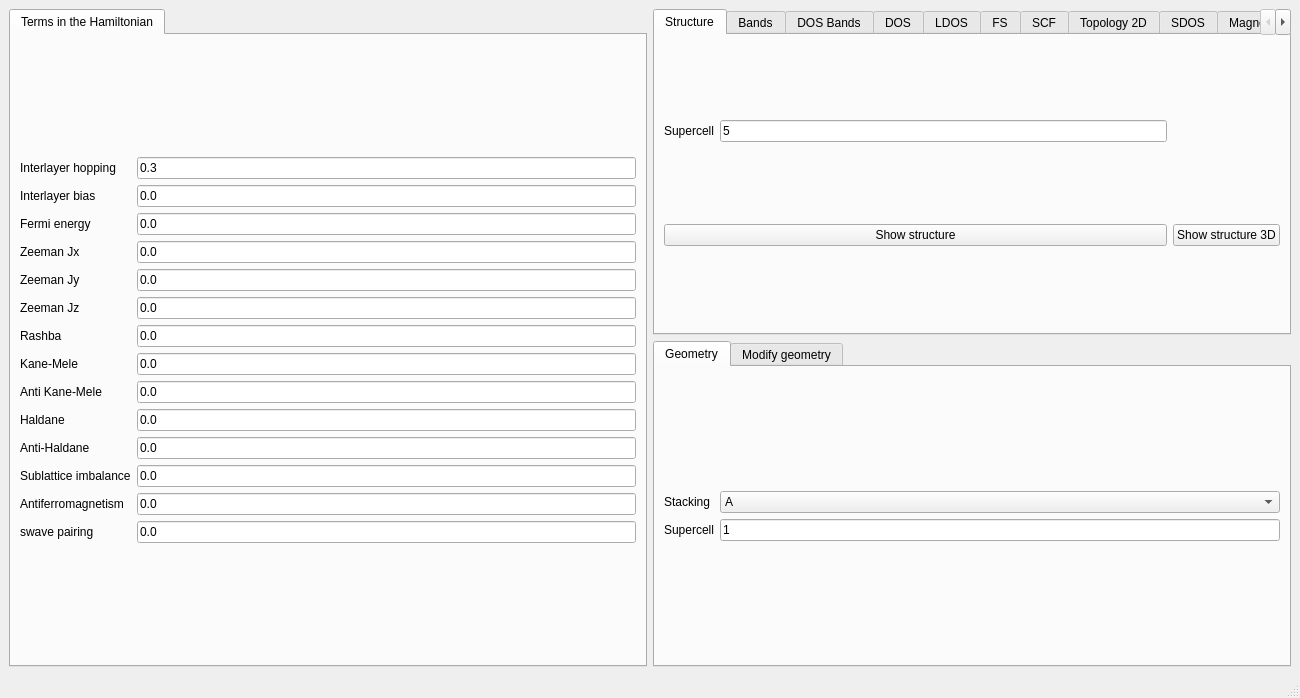
<?xml version="1.0" encoding="UTF-8"?>
<ui version="4.0">
 <class>MainWindow</class>
 <widget class="QMainWindow" name="MainWindow">
  <property name="geometry">
   <rect>
    <x>0</x>
    <y>0</y>
    <width>1300</width>
    <height>698</height>
   </rect>
  </property>
  <property name="windowTitle">
   <string>Multilayer graphene</string>
  </property>
  <widget class="QWidget" name="centralwidget">
   <layout class="QGridLayout" name="gridLayout_6">
    <item row="0" column="0" rowspan="2">
     <widget class="QTabWidget" name="tabWidget_2">
      <property name="currentIndex">
       <number>0</number>
      </property>
      <widget class="QWidget" name="tab_3">
       <attribute name="title">
        <string>Terms in the Hamiltonian</string>
       </attribute>
       <layout class="QGridLayout" name="gridLayout_24">
        <item row="0" column="0">
         <layout class="QGridLayout" name="gridLayout">
          <item row="11" column="0">
           <widget class="QLabel" name="label_12">
            <property name="text">
             <string>Sublattice imbalance</string>
            </property>
           </widget>
          </item>
          <item row="13" column="1">
           <widget class="QLineEdit" name="swave">
            <property name="text">
             <string>0.0</string>
            </property>
           </widget>
          </item>
          <item row="5" column="1">
           <widget class="QLineEdit" name="Bz">
            <property name="text">
             <string>0.0</string>
            </property>
           </widget>
          </item>
          <item row="3" column="1">
           <widget class="QLineEdit" name="Bx">
            <property name="text">
             <string>0.0</string>
            </property>
           </widget>
          </item>
          <item row="5" column="0">
           <widget class="QLabel" name="label_5">
            <property name="text">
             <string>Zeeman Jz</string>
            </property>
           </widget>
          </item>
          <item row="11" column="1">
           <widget class="QLineEdit" name="mAB">
            <property name="text">
             <string>0.0</string>
            </property>
           </widget>
          </item>
          <item row="4" column="1">
           <widget class="QLineEdit" name="By">
            <property name="text">
             <string>0.0</string>
            </property>
           </widget>
          </item>
          <item row="2" column="0">
           <widget class="QLabel" name="label">
            <property name="text">
             <string>Fermi energy</string>
            </property>
           </widget>
          </item>
          <item row="7" column="1">
           <widget class="QLineEdit" name="kanemele">
            <property name="text">
             <string>0.0</string>
            </property>
           </widget>
          </item>
          <item row="9" column="0">
           <widget class="QLabel" name="label_24">
            <property name="text">
             <string>Haldane</string>
            </property>
           </widget>
          </item>
          <item row="10" column="1">
           <widget class="QLineEdit" name="antihaldane">
            <property name="text">
             <string>0.0</string>
            </property>
           </widget>
          </item>
          <item row="13" column="0">
           <widget class="QLabel" name="label_26">
            <property name="text">
             <string>swave pairing</string>
            </property>
           </widget>
          </item>
          <item row="2" column="1">
           <widget class="QLineEdit" name="fermi">
            <property name="enabled">
             <bool>true</bool>
            </property>
            <property name="text">
             <string>0.0</string>
            </property>
           </widget>
          </item>
          <item row="6" column="1">
           <widget class="QLineEdit" name="rashba">
            <property name="text">
             <string>0.0</string>
            </property>
           </widget>
          </item>
          <item row="9" column="1">
           <widget class="QLineEdit" name="haldane">
            <property name="text">
             <string>0.0</string>
            </property>
           </widget>
          </item>
          <item row="12" column="1">
           <widget class="QLineEdit" name="mAF">
            <property name="text">
             <string>0.0</string>
            </property>
           </widget>
          </item>
          <item row="6" column="0">
           <widget class="QLabel" name="label_10">
            <property name="text">
             <string>Rashba</string>
            </property>
           </widget>
          </item>
          <item row="7" column="0">
           <widget class="QLabel" name="label_11">
            <property name="text">
             <string>Kane-Mele</string>
            </property>
           </widget>
          </item>
          <item row="3" column="0">
           <widget class="QLabel" name="label_3">
            <property name="text">
             <string>Zeeman Jx</string>
            </property>
           </widget>
          </item>
          <item row="4" column="0">
           <widget class="QLabel" name="label_4">
            <property name="text">
             <string>Zeeman Jy</string>
            </property>
           </widget>
          </item>
          <item row="12" column="0">
           <widget class="QLabel" name="label_13">
            <property name="text">
             <string>Antiferromagnetism</string>
            </property>
           </widget>
          </item>
          <item row="10" column="0">
           <widget class="QLabel" name="label_25">
            <property name="text">
             <string>Anti-Haldane</string>
            </property>
           </widget>
          </item>
          <item row="0" column="0">
           <widget class="QLabel" name="label_16">
            <property name="text">
             <string>Interlayer hopping</string>
            </property>
           </widget>
          </item>
          <item row="0" column="1">
           <widget class="QLineEdit" name="interlayer">
            <property name="text">
             <string>0.3</string>
            </property>
           </widget>
          </item>
          <item row="1" column="0">
           <widget class="QLabel" name="label_39">
            <property name="text">
             <string>Interlayer bias</string>
            </property>
           </widget>
          </item>
          <item row="1" column="1">
           <widget class="QLineEdit" name="bias">
            <property name="text">
             <string>0.0</string>
            </property>
           </widget>
          </item>
          <item row="8" column="1">
           <widget class="QLineEdit" name="antikanemele">
            <property name="text">
             <string>0.0</string>
            </property>
           </widget>
          </item>
          <item row="8" column="0">
           <widget class="QLabel" name="label_41">
            <property name="text">
             <string>Anti Kane-Mele</string>
            </property>
           </widget>
          </item>
         </layout>
        </item>
       </layout>
      </widget>
     </widget>
    </item>
    <item row="0" column="1">
     <widget class="QTabWidget" name="tabWidget_3">
      <property name="currentIndex">
       <number>0</number>
      </property>
      <widget class="QWidget" name="tab_4">
       <attribute name="title">
        <string>Structure</string>
       </attribute>
       <layout class="QGridLayout" name="gridLayout_19">
        <item row="0" column="0">
         <layout class="QGridLayout" name="gridLayout_3">
          <item row="0" column="1">
           <widget class="QLineEdit" name="nsuper_struct">
            <property name="text">
             <string>5</string>
            </property>
           </widget>
          </item>
          <item row="0" column="0">
           <widget class="QLabel" name="label_7">
            <property name="text">
             <string>Supercell</string>
            </property>
           </widget>
          </item>
         </layout>
        </item>
        <item row="1" column="0">
         <widget class="QPushButton" name="show_structure">
          <property name="text">
           <string>Show structure</string>
          </property>
         </widget>
        </item>
        <item row="1" column="1">
         <widget class="QPushButton" name="show_structure_3d">
          <property name="text">
           <string>Show structure 3D</string>
          </property>
         </widget>
        </item>
       </layout>
      </widget>
      <widget class="QWidget" name="tab_5">
       <attribute name="title">
        <string>Bands</string>
       </attribute>
       <layout class="QGridLayout" name="gridLayout_20">
        <item row="0" column="0">
         <widget class="QPushButton" name="show_bands">
          <property name="text">
           <string>Band structure</string>
          </property>
         </widget>
        </item>
        <item row="1" column="0">
         <layout class="QGridLayout" name="gridLayout_2">
          <item row="0" column="0">
           <widget class="QLabel" name="label_15">
            <property name="text">
             <string>Operator</string>
            </property>
           </widget>
          </item>
          <item row="0" column="1">
           <widget class="QComboBox" name="bands_color">
            <property name="currentIndex">
             <number>0</number>
            </property>
            <item>
             <property name="text">
              <string>None</string>
             </property>
            </item>
            <item>
             <property name="text">
              <string>Sx</string>
             </property>
            </item>
            <item>
             <property name="text">
              <string>Sy</string>
             </property>
            </item>
            <item>
             <property name="text">
              <string>Sz</string>
             </property>
            </item>
            <item>
             <property name="text">
              <string>Valley</string>
             </property>
            </item>
           </widget>
          </item>
          <item row="2" column="0">
           <widget class="QLabel" name="label_9">
            <property name="text">
             <string># kpoints</string>
            </property>
           </widget>
          </item>
          <item row="2" column="1">
           <widget class="QLineEdit" name="nk_bands">
            <property name="text">
             <string>100</string>
            </property>
           </widget>
          </item>
          <item row="1" column="1">
           <widget class="QComboBox" name="bands_colormap"/>
          </item>
          <item row="1" column="0">
           <widget class="QLabel" name="label_42">
            <property name="text">
             <string>Colormap</string>
            </property>
           </widget>
          </item>
         </layout>
        </item>
       </layout>
      </widget>
      <widget class="QWidget" name="tab_9">
       <attribute name="title">
        <string>DOS Bands</string>
       </attribute>
       <layout class="QGridLayout" name="gridLayout_18">
        <item row="0" column="0">
         <layout class="QGridLayout" name="gridLayout_11">
          <item row="0" column="1">
           <widget class="QLineEdit" name="delta_kbands">
            <property name="text">
             <string>0.01</string>
            </property>
           </widget>
          </item>
          <item row="0" column="0">
           <widget class="QLabel" name="label_27">
            <property name="text">
             <string>Smearing</string>
            </property>
           </widget>
          </item>
          <item row="1" column="1">
           <widget class="QLineEdit" name="ne_kbands">
            <property name="text">
             <string>400</string>
            </property>
           </widget>
          </item>
          <item row="1" column="0">
           <widget class="QLabel" name="label_28">
            <property name="text">
             <string># of energies</string>
            </property>
           </widget>
          </item>
          <item row="2" column="0">
           <widget class="QLabel" name="label_29">
            <property name="text">
             <string>Energy window</string>
            </property>
           </widget>
          </item>
          <item row="2" column="1">
           <widget class="QLineEdit" name="window_kbands">
            <property name="text">
             <string>3.0</string>
            </property>
           </widget>
          </item>
          <item row="3" column="0">
           <widget class="QLabel" name="label_30">
            <property name="text">
             <string>KPM scale</string>
            </property>
           </widget>
          </item>
          <item row="3" column="1">
           <widget class="QLineEdit" name="scale_kbands">
            <property name="text">
             <string>10.0</string>
            </property>
           </widget>
          </item>
          <item row="4" column="0">
           <widget class="QLabel" name="label_31">
            <property name="text">
             <string># vectors</string>
            </property>
           </widget>
          </item>
          <item row="4" column="1">
           <widget class="QLineEdit" name="nv_kbands">
            <property name="text">
             <string>10</string>
            </property>
           </widget>
          </item>
         </layout>
        </item>
        <item row="0" column="1">
         <widget class="QPushButton" name="show_dosbands">
          <property name="toolTip">
           <string>This is equivalent to band structure calculation, but it can be applied for very large systems</string>
          </property>
          <property name="text">
           <string>Show DOS Bands</string>
          </property>
         </widget>
        </item>
       </layout>
      </widget>
      <widget class="QWidget" name="tab_6">
       <attribute name="title">
        <string>DOS</string>
       </attribute>
       <layout class="QVBoxLayout" name="verticalLayout_2">
        <item>
         <layout class="QGridLayout" name="gridLayout_36">
          <item row="0" column="0">
           <widget class="QLabel" name="label_50">
            <property name="text">
             <string># of kpoints</string>
            </property>
           </widget>
          </item>
          <item row="1" column="0">
           <widget class="QLabel" name="label_51">
            <property name="text">
             <string>Energy window</string>
            </property>
           </widget>
          </item>
          <item row="1" column="1">
           <widget class="QLineEdit" name="dos_ewindow">
            <property name="text">
             <string>3.0</string>
            </property>
           </widget>
          </item>
          <item row="2" column="1">
           <widget class="QLineEdit" name="dos_delta">
            <property name="text">
             <string>0.01</string>
            </property>
           </widget>
          </item>
          <item row="2" column="0">
           <widget class="QLabel" name="label_48">
            <property name="text">
             <string>Smearing</string>
            </property>
           </widget>
          </item>
          <item row="0" column="1">
           <widget class="QLineEdit" name="dos_nk">
            <property name="text">
             <string>100</string>
            </property>
           </widget>
          </item>
         </layout>
        </item>
        <item>
         <widget class="QPushButton" name="show_dos">
          <property name="text">
           <string>Density of states</string>
          </property>
         </widget>
        </item>
       </layout>
      </widget>
      <widget class="QWidget" name="tab_14">
       <attribute name="title">
        <string>LDOS</string>
       </attribute>
       <layout class="QHBoxLayout" name="horizontalLayout">
        <item>
         <layout class="QGridLayout" name="gridLayout_35">
          <item row="0" column="1">
           <widget class="QLineEdit" name="ne_ldos">
            <property name="text">
             <string>300</string>
            </property>
           </widget>
          </item>
          <item row="3" column="1">
           <widget class="QLineEdit" name="delta_ldos">
            <property name="text">
             <string>0.1</string>
            </property>
           </widget>
          </item>
          <item row="3" column="0">
           <widget class="QLabel" name="label_43">
            <property name="text">
             <string>Smearing</string>
            </property>
           </widget>
          </item>
          <item row="1" column="1">
           <widget class="QLineEdit" name="nk_ldos">
            <property name="text">
             <string>20</string>
            </property>
           </widget>
          </item>
          <item row="0" column="0">
           <widget class="QLabel" name="label_44">
            <property name="text">
             <string># of energies</string>
            </property>
           </widget>
          </item>
          <item row="1" column="0">
           <widget class="QLabel" name="label_45">
            <property name="text">
             <string># of kpoints</string>
            </property>
           </widget>
          </item>
          <item row="2" column="0">
           <widget class="QLabel" name="label_46">
            <property name="text">
             <string>Energy window</string>
            </property>
           </widget>
          </item>
          <item row="2" column="1">
           <widget class="QLineEdit" name="window_ldos">
            <property name="text">
             <string>1.0</string>
            </property>
           </widget>
          </item>
          <item row="4" column="1">
           <widget class="QLineEdit" name="nsuper_ldos">
            <property name="text">
             <string>1</string>
            </property>
           </widget>
          </item>
          <item row="4" column="0">
           <widget class="QLabel" name="label_47">
            <property name="text">
             <string>Supercell</string>
            </property>
           </widget>
          </item>
         </layout>
        </item>
        <item>
         <widget class="QPushButton" name="show_interactive_ldos">
          <property name="text">
           <string>Show LDOS</string>
          </property>
         </widget>
        </item>
       </layout>
      </widget>
      <widget class="QWidget" name="tab_17">
       <attribute name="title">
        <string>FS</string>
       </attribute>
       <layout class="QGridLayout" name="gridLayout_17">
        <item row="0" column="0">
         <layout class="QGridLayout" name="gridLayout_5">
          <item row="0" column="1">
           <widget class="QLineEdit" name="fs_ewindow">
            <property name="text">
             <string>2.0</string>
            </property>
           </widget>
          </item>
          <item row="1" column="1">
           <widget class="QLineEdit" name="fs_delta">
            <property name="text">
             <string>0.05</string>
            </property>
           </widget>
          </item>
          <item row="2" column="1">
           <widget class="QLineEdit" name="fs_nk">
            <property name="text">
             <string>30</string>
            </property>
           </widget>
          </item>
          <item row="0" column="0">
           <widget class="QLabel" name="label_53">
            <property name="text">
             <string>Energy window</string>
            </property>
           </widget>
          </item>
          <item row="1" column="0">
           <widget class="QLabel" name="label_55">
            <property name="text">
             <string>Smearing</string>
            </property>
           </widget>
          </item>
          <item row="2" column="0">
           <widget class="QLabel" name="label_56">
            <property name="text">
             <string>Number of kpoints</string>
            </property>
           </widget>
          </item>
          <item row="3" column="0" colspan="2">
           <widget class="QPushButton" name="show_fermi_surface">
            <property name="text">
             <string>Show Fermi surface</string>
            </property>
           </widget>
          </item>
         </layout>
        </item>
       </layout>
      </widget>
      <widget class="QWidget" name="tab_8">
       <attribute name="title">
        <string>SCF</string>
       </attribute>
       <layout class="QGridLayout" name="gridLayout_15">
        <item row="0" column="0">
         <widget class="QTabWidget" name="tabWidget_4">
          <property name="currentIndex">
           <number>1</number>
          </property>
          <widget class="QWidget" name="tab_12">
           <attribute name="title">
            <string>Basic</string>
           </attribute>
           <layout class="QGridLayout" name="gridLayout_14">
            <item row="0" column="0" colspan="2">
             <layout class="QGridLayout" name="gridLayout_10">
              <item row="0" column="1">
               <widget class="QComboBox" name="scf_initialization">
                <item>
                 <property name="text">
                  <string>antiferro</string>
                 </property>
                </item>
                <item>
                 <property name="text">
                  <string>ferro</string>
                 </property>
                </item>
                <item>
                 <property name="text">
                  <string>random</string>
                 </property>
                </item>
               </widget>
              </item>
              <item row="0" column="0">
               <widget class="QLabel" name="label_22">
                <property name="text">
                 <string>Initialization</string>
                </property>
               </widget>
              </item>
              <item row="1" column="0">
               <widget class="QLabel" name="label_23">
                <property name="text">
                 <string>Hubbard</string>
                </property>
               </widget>
              </item>
              <item row="1" column="1">
               <widget class="QLineEdit" name="hubbard">
                <property name="text">
                 <string>2.0</string>
                </property>
               </widget>
              </item>
              <item row="2" column="0">
               <widget class="QLabel" name="label_34">
                <property name="text">
                 <string>Filling</string>
                </property>
               </widget>
              </item>
              <item row="2" column="1">
               <widget class="QLineEdit" name="filling_scf">
                <property name="text">
                 <string>0.5</string>
                </property>
               </widget>
              </item>
             </layout>
            </item>
            <item row="1" column="0">
             <widget class="QCheckBox" name="do_scf">
              <property name="text">
               <string>Include mean field</string>
              </property>
             </widget>
            </item>
            <item row="1" column="1">
             <widget class="QPushButton" name="solve_scf">
              <property name="text">
               <string>Solve SCF</string>
              </property>
             </widget>
            </item>
           </layout>
          </widget>
          <widget class="QWidget" name="tab_11">
           <attribute name="title">
            <string>Convergence</string>
           </attribute>
           <layout class="QGridLayout" name="gridLayout_16">
            <item row="0" column="0">
             <layout class="QGridLayout" name="gridLayout_12">
              <item row="0" column="0">
               <widget class="QLabel" name="label_32">
                <property name="text">
                 <string>Mixing</string>
                </property>
               </widget>
              </item>
              <item row="1" column="0">
               <widget class="QLabel" name="label_2">
                <property name="text">
                 <string># of kpoints</string>
                </property>
               </widget>
              </item>
              <item row="1" column="1">
               <widget class="QLineEdit" name="nk_scf">
                <property name="text">
                 <string>10</string>
                </property>
               </widget>
              </item>
              <item row="0" column="1">
               <widget class="QLineEdit" name="mix_scf">
                <property name="text">
                 <string>0.9</string>
                </property>
               </widget>
              </item>
              <item row="2" column="0">
               <widget class="QLabel" name="label_33">
                <property name="text">
                 <string>Smearing</string>
                </property>
               </widget>
              </item>
              <item row="2" column="1">
               <widget class="QLineEdit" name="smearing_scf">
                <property name="text">
                 <string>0.01</string>
                </property>
               </widget>
              </item>
             </layout>
            </item>
           </layout>
          </widget>
         </widget>
        </item>
       </layout>
      </widget>
      <widget class="QWidget" name="tab_10">
       <attribute name="title">
        <string>Topology 2D</string>
       </attribute>
       <layout class="QGridLayout" name="gridLayout_21">
        <item row="0" column="0">
         <layout class="QGridLayout" name="gridLayout_8">
          <item row="0" column="1">
           <widget class="QLineEdit" name="topology_nk">
            <property name="text">
             <string>400</string>
            </property>
           </widget>
          </item>
          <item row="0" column="0">
           <widget class="QLabel" name="label_19">
            <property name="text">
             <string># kpoints</string>
            </property>
           </widget>
          </item>
          <item row="1" column="0">
           <widget class="QLabel" name="label_35">
            <property name="text">
             <string>Operator</string>
            </property>
           </widget>
          </item>
          <item row="1" column="1">
           <widget class="QComboBox" name="topology_operator">
            <item>
             <property name="text">
              <string>None</string>
             </property>
            </item>
            <item>
             <property name="text">
              <string>Sz</string>
             </property>
            </item>
            <item>
             <property name="text">
              <string>Valley</string>
             </property>
            </item>
           </widget>
          </item>
         </layout>
        </item>
        <item row="0" column="1">
         <layout class="QGridLayout" name="gridLayout_7">
          <item row="3" column="0">
           <widget class="QPushButton" name="show_chern">
            <property name="enabled">
             <bool>true</bool>
            </property>
            <property name="text">
             <string>Chern number</string>
            </property>
           </widget>
          </item>
          <item row="2" column="0">
           <widget class="QPushButton" name="show_z2">
            <property name="text">
             <string>Z2 invariant</string>
            </property>
           </widget>
          </item>
          <item row="1" column="0">
           <widget class="QPushButton" name="show_berry2d">
            <property name="text">
             <string>2D Berry curvature</string>
            </property>
           </widget>
          </item>
          <item row="0" column="0">
           <widget class="QPushButton" name="show_berry1d">
            <property name="text">
             <string>1D Berry curvature</string>
            </property>
           </widget>
          </item>
         </layout>
        </item>
       </layout>
      </widget>
      <widget class="QWidget" name="tab">
       <attribute name="title">
        <string>SDOS</string>
       </attribute>
       <layout class="QGridLayout" name="gridLayout_22">
        <item row="0" column="0">
         <layout class="QGridLayout" name="gridLayout_9">
          <item row="0" column="1">
           <widget class="QLineEdit" name="kdos_ewindow">
            <property name="text">
             <string>0.5</string>
            </property>
           </widget>
          </item>
          <item row="0" column="0">
           <widget class="QLabel" name="label_20">
            <property name="text">
             <string>Energy window</string>
            </property>
           </widget>
          </item>
          <item row="1" column="1">
           <widget class="QLineEdit" name="kdos_mesh">
            <property name="text">
             <string>100</string>
            </property>
           </widget>
          </item>
          <item row="1" column="0">
           <widget class="QLabel" name="label_21">
            <property name="text">
             <string># of points</string>
            </property>
           </widget>
          </item>
          <item row="2" column="1">
           <widget class="QComboBox" name="kdos_colormap"/>
          </item>
          <item row="2" column="0">
           <widget class="QLabel" name="label_49">
            <property name="text">
             <string>Colormap</string>
            </property>
           </widget>
          </item>
         </layout>
        </item>
        <item row="1" column="0">
         <widget class="QPushButton" name="show_kdos">
          <property name="text">
           <string>Show Surface DOS</string>
          </property>
         </widget>
        </item>
       </layout>
      </widget>
      <widget class="QWidget" name="tab_13">
       <attribute name="title">
        <string>Magnetism</string>
       </attribute>
       <layout class="QGridLayout" name="gridLayout_23">
        <item row="0" column="0">
         <widget class="QPushButton" name="show_magnetism">
          <property name="text">
           <string>Show magnetism</string>
          </property>
         </widget>
        </item>
       </layout>
      </widget>
      <widget class="QWidget" name="tab_15">
       <attribute name="title">
        <string>Sweep</string>
       </attribute>
       <layout class="QHBoxLayout" name="horizontalLayout_2">
        <item>
         <layout class="QGridLayout" name="gridLayout_26">
          <item row="0" column="0">
           <widget class="QLabel" name="label_17">
            <property name="text">
             <string>Parameter</string>
            </property>
           </widget>
          </item>
          <item row="0" column="1">
           <widget class="QComboBox" name="sweep_parameter">
            <item>
             <property name="text">
              <string>Sublattice imbalance</string>
             </property>
            </item>
            <item>
             <property name="text">
              <string>Jx</string>
             </property>
            </item>
            <item>
             <property name="text">
              <string>Jy</string>
             </property>
            </item>
            <item>
             <property name="text">
              <string>Jx</string>
             </property>
            </item>
            <item>
             <property name="text">
              <string>Haldane</string>
             </property>
            </item>
            <item>
             <property name="text">
              <string>Kane-Mele</string>
             </property>
            </item>
            <item>
             <property name="text">
              <string>Antiferromagnetism</string>
             </property>
            </item>
            <item>
             <property name="text">
              <string>Fermi</string>
             </property>
            </item>
            <item>
             <property name="text">
              <string>s-wave pairing</string>
             </property>
            </item>
            <item>
             <property name="text">
              <string>Anti-Haldane</string>
             </property>
            </item>
           </widget>
          </item>
          <item row="4" column="1">
           <widget class="QComboBox" name="sweep_task">
            <item>
             <property name="text">
              <string>Indirect gap</string>
             </property>
            </item>
            <item>
             <property name="text">
              <string>DOS</string>
             </property>
            </item>
            <item>
             <property name="text">
              <string>Chern number</string>
             </property>
            </item>
            <item>
             <property name="text">
              <string>Eigenvalues</string>
             </property>
            </item>
           </widget>
          </item>
          <item row="4" column="0">
           <widget class="QLabel" name="label_18">
            <property name="text">
             <string>Task</string>
            </property>
           </widget>
          </item>
          <item row="1" column="0">
           <widget class="QLabel" name="label_36">
            <property name="text">
             <string>Initial value</string>
            </property>
           </widget>
          </item>
          <item row="2" column="1">
           <widget class="QLineEdit" name="sweep_final">
            <property name="text">
             <string>1.0</string>
            </property>
           </widget>
          </item>
          <item row="1" column="1">
           <widget class="QLineEdit" name="sweep_initial">
            <property name="text">
             <string>0.0</string>
            </property>
           </widget>
          </item>
          <item row="3" column="1">
           <widget class="QLineEdit" name="sweep_steps">
            <property name="text">
             <string>40</string>
            </property>
           </widget>
          </item>
          <item row="2" column="0">
           <widget class="QLabel" name="label_37">
            <property name="text">
             <string>Final value</string>
            </property>
           </widget>
          </item>
          <item row="3" column="0">
           <widget class="QLabel" name="label_38">
            <property name="text">
             <string>Steps</string>
            </property>
           </widget>
          </item>
         </layout>
        </item>
        <item>
         <widget class="QPushButton" name="compute_sweep">
          <property name="text">
           <string>Perform sweep</string>
          </property>
         </widget>
        </item>
       </layout>
      </widget>
     </widget>
    </item>
    <item row="1" column="1">
     <widget class="QTabWidget" name="tabWidget">
      <property name="currentIndex">
       <number>0</number>
      </property>
      <property name="documentMode">
       <bool>false</bool>
      </property>
      <property name="tabsClosable">
       <bool>false</bool>
      </property>
      <property name="movable">
       <bool>false</bool>
      </property>
      <widget class="QWidget" name="tab_2">
       <attribute name="title">
        <string>Geometry</string>
       </attribute>
       <layout class="QGridLayout" name="gridLayout_13">
        <item row="0" column="0">
         <layout class="QGridLayout" name="gridLayout_4">
          <item row="0" column="0">
           <widget class="QLabel" name="label_8">
            <property name="text">
             <string>Stacking</string>
            </property>
           </widget>
          </item>
          <item row="0" column="1">
           <widget class="QComboBox" name="lattice">
            <item>
             <property name="text">
              <string>A</string>
             </property>
            </item>
            <item>
             <property name="text">
              <string>AA</string>
             </property>
            </item>
            <item>
             <property name="text">
              <string>AB</string>
             </property>
            </item>
            <item>
             <property name="text">
              <string>ABB</string>
             </property>
            </item>
            <item>
             <property name="text">
              <string>ABA</string>
             </property>
            </item>
            <item>
             <property name="text">
              <string>ABC</string>
             </property>
            </item>
            <item>
             <property name="text">
              <string>ABAB</string>
             </property>
            </item>
            <item>
             <property name="text">
              <string>AABB</string>
             </property>
            </item>
            <item>
             <property name="text">
              <string>ABCA</string>
             </property>
            </item>
            <item>
             <property name="text">
              <string>ABBA</string>
             </property>
            </item>
            <item>
             <property name="text">
              <string>ABBB</string>
             </property>
            </item>
           </widget>
          </item>
          <item row="1" column="1">
           <widget class="QLineEdit" name="nsuper">
            <property name="text">
             <string>1</string>
            </property>
           </widget>
          </item>
          <item row="1" column="0">
           <widget class="QLabel" name="label_6">
            <property name="text">
             <string>Supercell</string>
            </property>
           </widget>
          </item>
         </layout>
        </item>
       </layout>
      </widget>
      <widget class="QWidget" name="tab_7">
       <attribute name="title">
        <string>Modify geometry</string>
       </attribute>
       <layout class="QVBoxLayout" name="verticalLayout">
        <item>
         <layout class="QGridLayout" name="gridLayout_25">
          <item row="0" column="0">
           <widget class="QCheckBox" name="remove_single_bonded">
            <property name="toolTip">
             <string>Remove atoms that have a single bond in the structure</string>
            </property>
            <property name="text">
             <string>Remove single bonds</string>
            </property>
            <property name="checked">
             <bool>true</bool>
            </property>
           </widget>
          </item>
          <item row="1" column="0">
           <widget class="QCheckBox" name="remove_selected">
            <property name="text">
             <string>Remove selected atoms</string>
            </property>
           </widget>
          </item>
          <item row="2" column="0">
           <widget class="QPushButton" name="select_atoms_removal">
            <property name="text">
             <string>Select atoms to remove</string>
            </property>
           </widget>
          </item>
         </layout>
        </item>
       </layout>
      </widget>
     </widget>
    </item>
   </layout>
  </widget>
  <widget class="QMenuBar" name="menubar">
   <property name="geometry">
    <rect>
     <x>0</x>
     <y>0</y>
     <width>1300</width>
     <height>25</height>
    </rect>
   </property>
  </widget>
  <widget class="QStatusBar" name="statusbar"/>
 </widget>
 <resources/>
 <connections/>
</ui>
